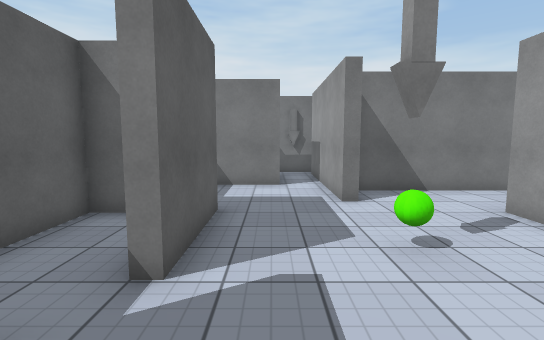
view 1 (above)

16 first-person views from a walk through a Unity game level. The camera is 1.5 m above the floor, tilts 6° down and sees 85° across. The floor is counted in squares, 1 m on a side. Each view is taken from the middle of a square. On the plan, view 1 faces up. The plan holds only what a view shows up to about 15 squares ahead; the rest is blank. The player is left out. Surface patterns are stand-ins for the level's own textures.

view 2
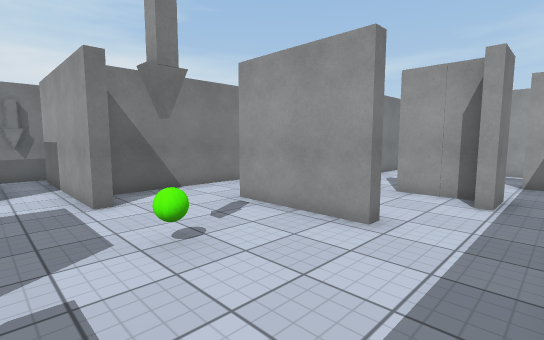

view 3
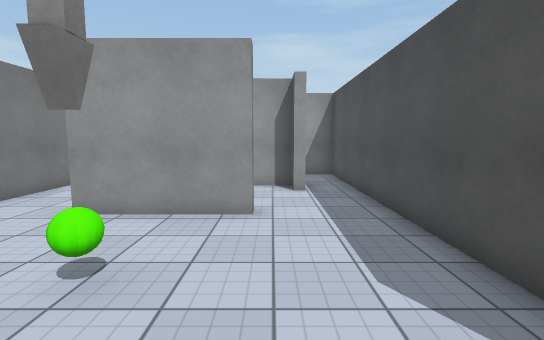

view 4
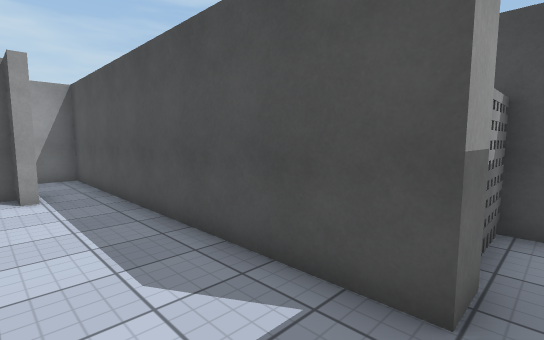

view 5
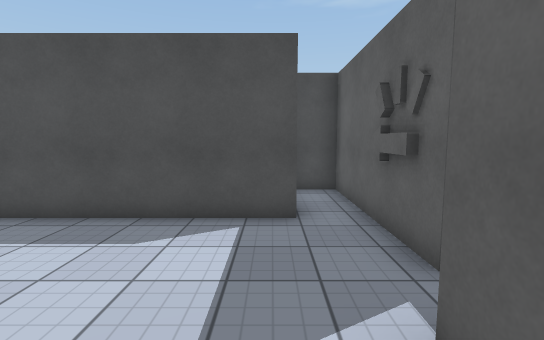

view 6
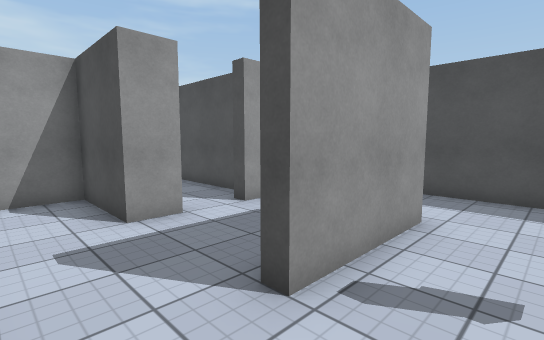

view 7
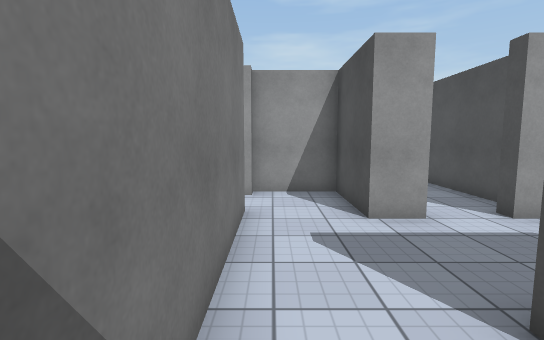

view 8
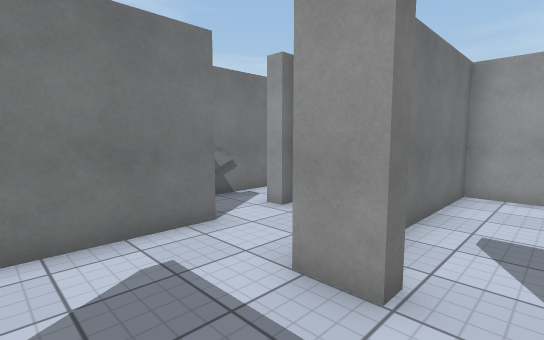

view 9
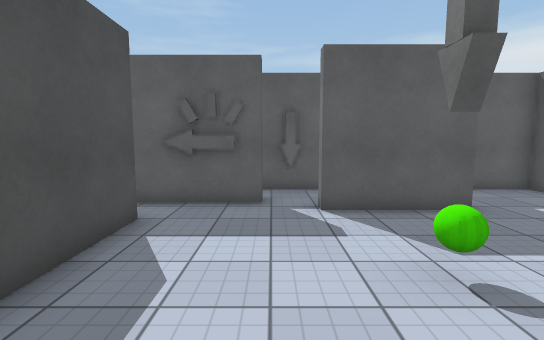

view 10
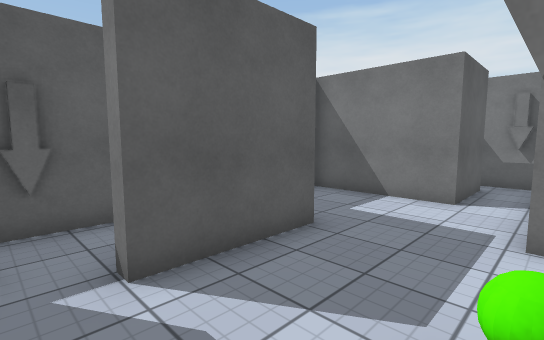

view 11
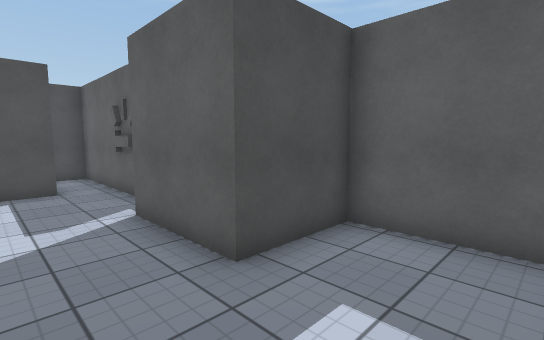

view 12
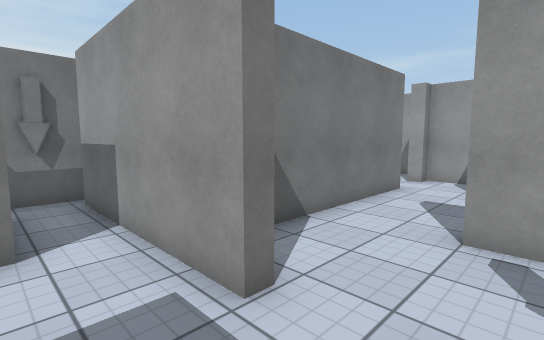

view 13
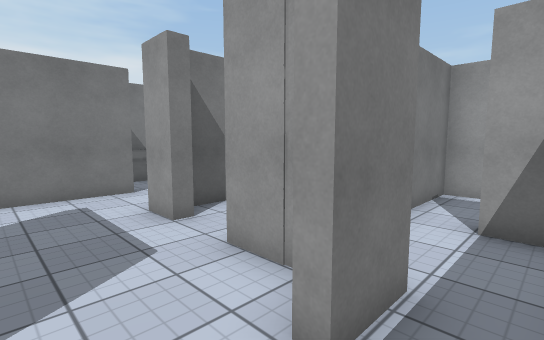

view 14
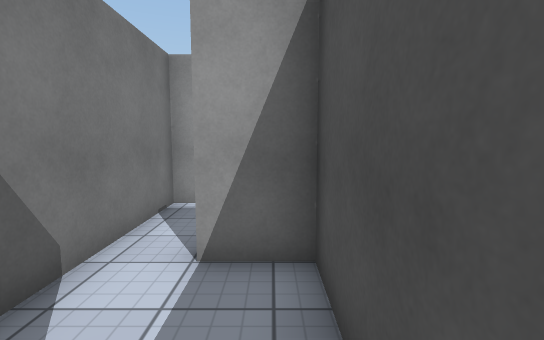

view 15
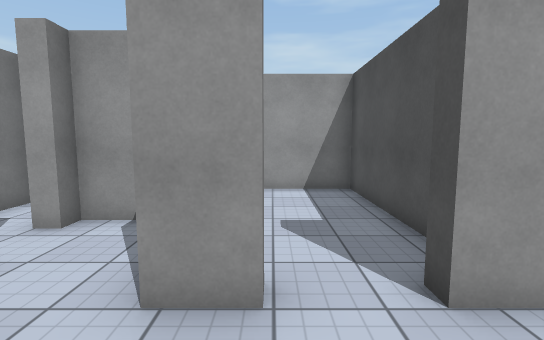

view 16
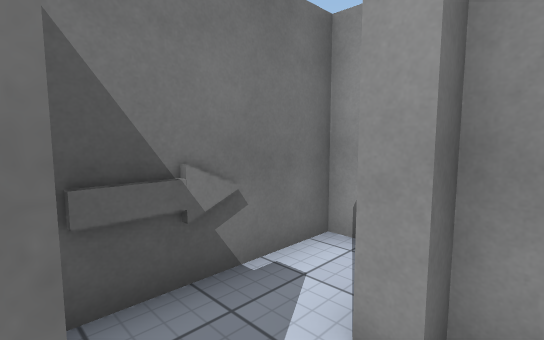

### Floor plan
Points are (right, up) in squares from view 1. A wall is a line through its corners. A room is listed if a view was taken in it or the views show most of it. See-through windows are left out.
Room 1 (views 1, 2, 3, 4, 5, 6, 7, 8, 9, 10, 11, 12, 13, 15)
walls: (5.2, 2.3) (4.8, 2.3) (4.8, 6) (5.3, 6); (2.1, 7.1) (1.7, 7.1) (1.7, 12.7); (7.5, 1.4) (8.5, 1.4) (8.5, 3.4) (9, 3.4); (9, 5.1) (8.5, 5.1) (8.5, 6.2); (9.9, 2.6) (14.9, 2.6) (14.9, 5.8) (9.4, 5.8); (-1.9, 1.8) (-1.9, 0.5); (9.1, 8.6) (2.5, 8.6); (-0.5, -1.5) (-0.5, -0.5) (7.4, -0.5); (-1.9, -0.4) (-1.9, -3.7) (-0.5, -3.7) (-0.5, -2.4); (0.3, 12.4) (0.3, 9.6) (-3.7, 9.6) (-3.7, 6.2) (-1.2, 6.2) (-1.2, 3) (-1.6, 3); (1.9, 13.4) (0, 13.4)
ways out: opening at (8, 0) to room 2; opening at (9, 7.5) to room 3
objects: green ball (2, 4)
Room 2 (view 14)
walls: (9, 1) (7.5, 1); (7.4, -0.5) (11.4, -0.5) (11.4, 1); (11.9, 2.3) (10.4, 2.3)
ways out: opening at (8, 0) to room 1; gap at (12, 1)
Room 3 (view 16)
walls: (8.5, 6.2) (11.4, 6.2) (11.4, 8.6) (10.9, 8.6)
ways out: opening at (9, 7.5) to room 1; opening at (10, 9) to room 4
Room 4 (no view inside)
walls: (10.9, 8.6) (10.9, 9.1); (13, 9.8) (13, 10.7) (9.4, 10.7)
ways out: opening at (10, 9) to room 3

Positions as (right, up) in squares from view 1, and headings:
1: (0, 0), facing up
2: (0, 0), facing up-right
3: (-1, 2), facing right
4: (-1, 2), facing down-right
5: (0, 5), facing down
6: (3, 8), facing down-right
7: (3, 8), facing right
8: (6, 4), facing up-right
9: (5, 2), facing left
10: (2, 2), facing up-left
11: (1, 9), facing down-left
12: (0, 5), facing up-right
13: (6, 0), facing up-right
14: (8, 0), facing right
15: (6, 5), facing right
16: (9, 8), facing up-right
